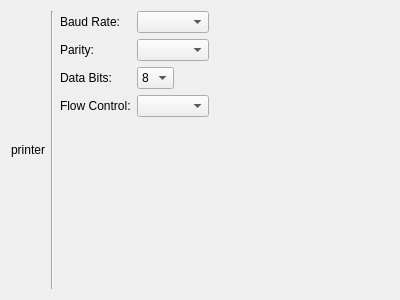
<?xml version="1.0" encoding="UTF-8"?>
<ui version="4.0">
 <class>ChooseSerial</class>
 <widget class="QWidget" name="ChooseSerial">
  <property name="geometry">
   <rect>
    <x>0</x>
    <y>0</y>
    <width>400</width>
    <height>300</height>
   </rect>
  </property>
  <property name="sizePolicy">
   <sizepolicy hsizetype="Ignored" vsizetype="Preferred">
    <horstretch>0</horstretch>
    <verstretch>0</verstretch>
   </sizepolicy>
  </property>
  <layout class="QGridLayout" name="gridLayout">
   <item row="0" column="1">
    <layout class="QVBoxLayout" name="verticalLayout">
     <property name="sizeConstraint">
      <enum>QLayout::SetMinimumSize</enum>
     </property>
     <item>
      <spacer name="verticalSpacer_3">
       <property name="orientation">
        <enum>Qt::Vertical</enum>
       </property>
       <property name="sizeHint" stdset="0">
        <size>
         <width>20</width>
         <height>40</height>
        </size>
       </property>
      </spacer>
     </item>
     <item>
      <widget class="QLabel" name="printerL">
       <property name="sizePolicy">
        <sizepolicy hsizetype="Fixed" vsizetype="Preferred">
         <horstretch>0</horstretch>
         <verstretch>0</verstretch>
        </sizepolicy>
       </property>
       <property name="text">
        <string notr="true">printer</string>
       </property>
       <property name="alignment">
        <set>Qt::AlignCenter</set>
       </property>
       <property name="margin">
        <number>7</number>
       </property>
      </widget>
     </item>
     <item>
      <spacer name="verticalSpacer_4">
       <property name="orientation">
        <enum>Qt::Vertical</enum>
       </property>
       <property name="sizeHint" stdset="0">
        <size>
         <width>20</width>
         <height>40</height>
        </size>
       </property>
      </spacer>
     </item>
    </layout>
   </item>
   <item row="0" column="2">
    <widget class="Line" name="line">
     <property name="orientation">
      <enum>Qt::Vertical</enum>
     </property>
    </widget>
   </item>
   <item row="0" column="3">
    <layout class="QFormLayout" name="formLayout">
     <property name="fieldGrowthPolicy">
      <enum>QFormLayout::ExpandingFieldsGrow</enum>
     </property>
     <item row="0" column="0">
      <widget class="QLabel" name="label_2">
       <property name="text">
        <string comment="@label:listbox">Baud Rate:</string>
       </property>
       <property name="buddy">
        <cstring>baudRateCB</cstring>
       </property>
      </widget>
     </item>
     <item row="1" column="0">
      <widget class="QLabel" name="label_3">
       <property name="text">
        <string comment="@label:listbox">Parity:</string>
       </property>
       <property name="buddy">
        <cstring>parityCB</cstring>
       </property>
      </widget>
     </item>
     <item row="1" column="1">
      <widget class="KComboBox" name="parityCB"/>
     </item>
     <item row="2" column="0">
      <widget class="QLabel" name="label_4">
       <property name="text">
        <string comment="@label:listbox">Data Bits:</string>
       </property>
       <property name="buddy">
        <cstring>bitsCB</cstring>
       </property>
      </widget>
     </item>
     <item row="2" column="1">
      <widget class="KComboBox" name="bitsCB">
       <item>
        <property name="text">
         <string notr="true">8</string>
        </property>
       </item>
       <item>
        <property name="text">
         <string notr="true">7</string>
        </property>
       </item>
      </widget>
     </item>
     <item row="3" column="0">
      <widget class="QLabel" name="label_5">
       <property name="text">
        <string comment="@label:listbox">Flow Control:</string>
       </property>
       <property name="buddy">
        <cstring>flowCB</cstring>
       </property>
      </widget>
     </item>
     <item row="3" column="1">
      <widget class="KComboBox" name="flowCB"/>
     </item>
     <item row="0" column="1">
      <widget class="KComboBox" name="baudRateCB"/>
     </item>
    </layout>
   </item>
  </layout>
 </widget>
 <customwidgets>
  <customwidget>
   <class>KComboBox</class>
   <extends>QComboBox</extends>
   <header>kcombobox.h</header>
  </customwidget>
 </customwidgets>
 <resources/>
 <connections/>
</ui>
